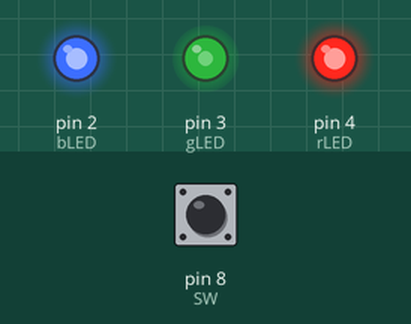
Simulated run of this sketch. Board: Arduino Uno, built with avr-gcc and run on an emulated ATmega328P. Parts: output pins drawn as LEDs (lit = HIGH). Dashed ring = blinking. The test bench sets the inputs (shaded band); at power-on: pin 8 (SW) HIGH. Random numbers use the default seed unless the sketch sets one.

Above: at 1.8 s.
1.9 s: pin 8 (SW) pulled LOW for 0.6 s
At 2.25 s:
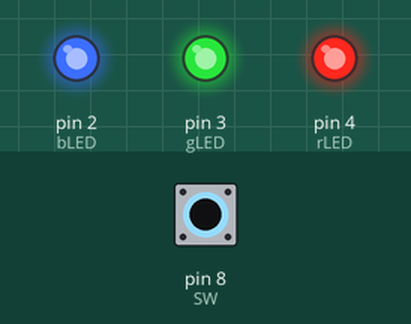
5.0 s: pin 8 (SW) pulled LOW for 1 s
At 6.9 s:
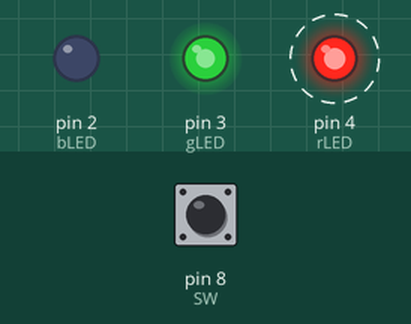
9.0 s: pin 8 (SW) pulled LOW for 3.2 s
At 14.6 s:
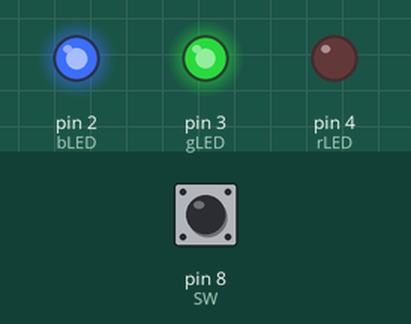
Timing chart, 0 to 30.2 s (numbered marks = the images above; inputs shaded):
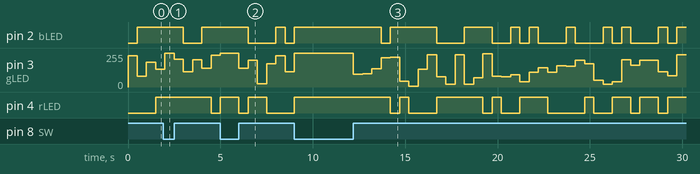

The sketch:

LED_3.ino
```cpp
#define SW 8
int rLED = 4;
int gLED = 3;
int bLED = 2;

int ir = 255;
int ig = 0;
int ib = 0;

void setup() {
  // put your setup code here, to run once:
  pinMode(rLED, OUTPUT);
  pinMode(gLED, OUTPUT);
  pinMode(bLED, OUTPUT);
  pinMode(SW, INPUT_PULLUP);
  //setColor(ir,ig,ib);
}

void loop() {
  if (digitalRead(SW)==0){
    setColor(0,0,0);
  }else{
    setColor(random(255), random(255), random(255));
    delay(500);
  }
}

void setColor(int r, int g, int b){
  analogWrite(rLED, 255-r);
  analogWrite(gLED, 255-g);
  analogWrite(bLED, 255-b);
}

//void loop(){
//  if (digitalRead(SW)==0){
//    if (ir==255){
//      ir=0;
//      ib=255;
//      ig=0;
//    }else if (ig==255){
//      ir=0;
//      ib=0;
//      ig=255;
//    }else{
//      ir=255;
//      ib=0;
//      ig=0;
//    }
//  }
//
//  setColor(ir,ig,ib);
//}
```
